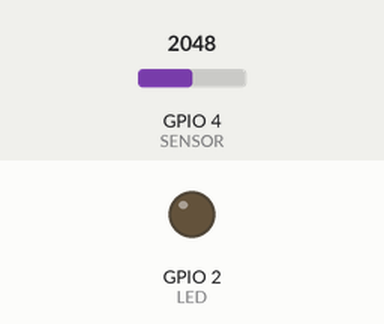
Simulated run of this sketch. Board: ESP32. Shown: output pins drawn as LEDs (lit = HIGH). Inputs (shaded band) come from the test bench; at power-on: GPIO 4 (SENSOR) = 2048. WiFi joins after 1.5 s; servers stay silent unless stated; no MQTT or app messages arrive unless stated; what the sketch prints to the serial monitor is not drawn.

Above: at 0.1 s.
At 2.6 s:
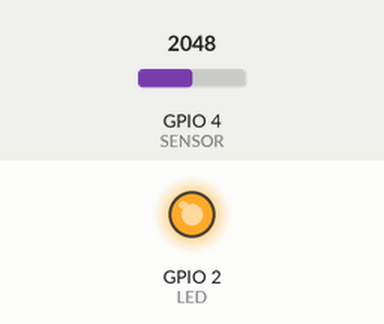
Timing chart, 0 to 4.1 s (numbered marks = the images above):
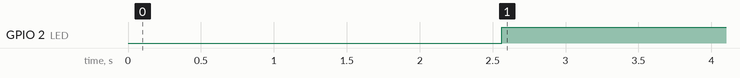

Measured:
- by itself, GPIO 2 (LED): LOW → HIGH at 2.6 s

The sketch:

gasLeakage.ino
```cpp
int LED = 2;
int SENSOR = 4;
int DELAY =60000;
int sensorValue = 0;
#include <WiFi.h>
#include <PubSubClient.h>
const char* ssid = "PESU-Element Block";
const char* password = "";
const char* mqtt_server = "10.3.32.59";
int p=0;
const char s[]="Alert: Gas leaking";
const char a[]="Regular gas levels";
WiFiClient ESP32Client;
PubSubClient client(ESP32Client);
const int door2 = 2;
long lastMsg = 0;
long now = millis();
long lastMeasure = 0;
int leakage = 0;
void setup_wifi() {
  delay(10);
  Serial.println();
  Serial.print("Connecting to ");
  Serial.println(ssid);
  WiFi.begin(ssid, password);
  while (WiFi.status() != WL_CONNECTED) {
    delay(500);
    Serial.print(".");
     p += 1;
     if(p>10){
     ESP.restart();
     }
  }
  Serial.println("");
  Serial.print("WiFi connected - ESP IP address: ");
  Serial.println(WiFi.localIP());
}
void callback(String topic, byte* message, unsigned int length) {
  Serial.print("Message arrived on topic: ");
  Serial.print(topic);
  Serial.print(". Message: ");
  String messageTemp;
  for (int i = 0; i < length; i++) {
    Serial.print((char)message[i]);
    messageTemp += (char)message[i];
  }
  Serial.println();
}
void reconnect() {
  while (!client.connected()) {
    Serial.print("Attempting MQTT connection...");
    if (client.connect("ESP32Client")) {
      Serial.println("connected");
      digitalWrite(door2, HIGH);
    } else {
      Serial.print("failed, rc=");
      Serial.print(client.state());
      Serial.println(" try again in 5 seconds");
      ESP.restart();
      delay(5000);
    }
  }
}
void setup() {
  pinMode(LED, OUTPUT);
  Serial.begin(115200);
  Serial.println("Sensor start");
  setup_wifi();
  client.setServer(mqtt_server, 1883);
  client.setCallback(callback);
  delay(1000);
}
void loop() {
   if (!client.connected()) {
    reconnect();
  }
  if (!client.loop())
    client.connect("ESP32Client");
    long now = millis();
  if (now - lastMsg > 5000) {
    lastMsg = now;
   delay(5000);
  sensorValue = analogRead(SENSOR);
  Serial.print("Value: ");
  Serial.println(sensorValue);
  delay(1000);
  if(sensorValue>1400){
    digitalWrite(LED,HIGH);
    Serial.println("Gas leak");
    leakage += 1;
    client.publish("GasStatus",s);
  }
  else{
    digitalWrite(LED,LOW);
    leakage += 0;
    client.publish("GasStatus",a);
  }
  char countleakagestring[8];
  dtostrf(leakage,1,2,countleakagestring);
  client.publish("GasLeakageCount",countleakagestring);
  //client.publish("Stat",s);
  delay(2000);
  }
}
```
